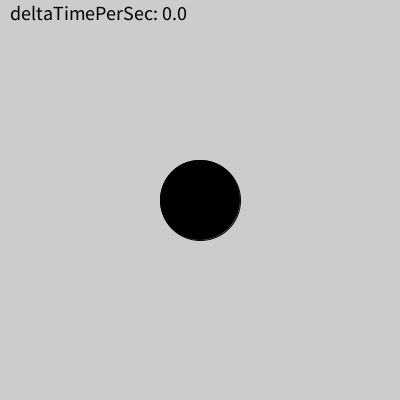
Frame 1 (no input)
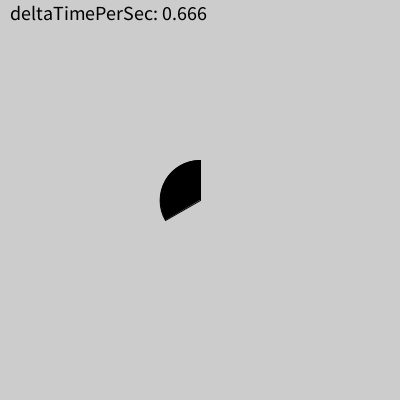
Frame 60 (the mouse pressed at the canvas centre just before this capture)
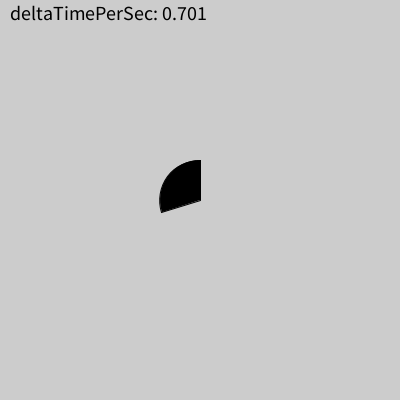
Frame 120 (the mouse held since frame 60 and released just before this capture)

The Processing sketch that drew these frames (run headless with seeded random() and noise(); from frame 60 on, the mouse is pressed at the canvas centre):

// Processing sketch: sk_anim_sec_arc
// ── sk_anim_sec_arc.pde
int secondCurrent;     // 現在の秒（0~59）
int secondPrev;        // 前フレームの秒（0~59）
float millisPrevSec;   // プログラム開始から前回の秒が変わった時までの経過時間（ミリ秒）

void setup()
{
  size( 400, 400 );
  frameRate( 30 );
  millisPrevSec = 0;
}

void draw()
{
  background( 204 );
  
  // === Time Update ===
  int secondCurrent = second();    // 現在の秒（0~60）
  float millisCurrent = millis();  // プログラムの開始から現在までの経過時間（ミリ秒）
  
  if( secondCurrent != secondPrev )
  {
    millisPrevSec = millis();
  }
  
  // 前回の描画切り替わってから現在までの経過時間（秒,0~1）
  float deltaTimePerSec = ( millisCurrent - millisPrevSec ) / 1000;
  
  // === アニメーションを記述 ===
  
  // １秒間に角度を変える円弧
  float fArcStart = -90 + 360 * deltaTimePerSec;// 円弧の始まり（°）
  fill( 0 );
  arc( 200, 200, 80, 80, radians( fArcStart ), radians( 270 ), PIE );
  
  // 時間をデバッグ表示
  fill( 0 );
  textSize(20);
  text( "deltaTimePerSec: " + deltaTimePerSec, 10, 20 );
  
  // === Time Update ===
  secondPrev = secondCurrent;
}
